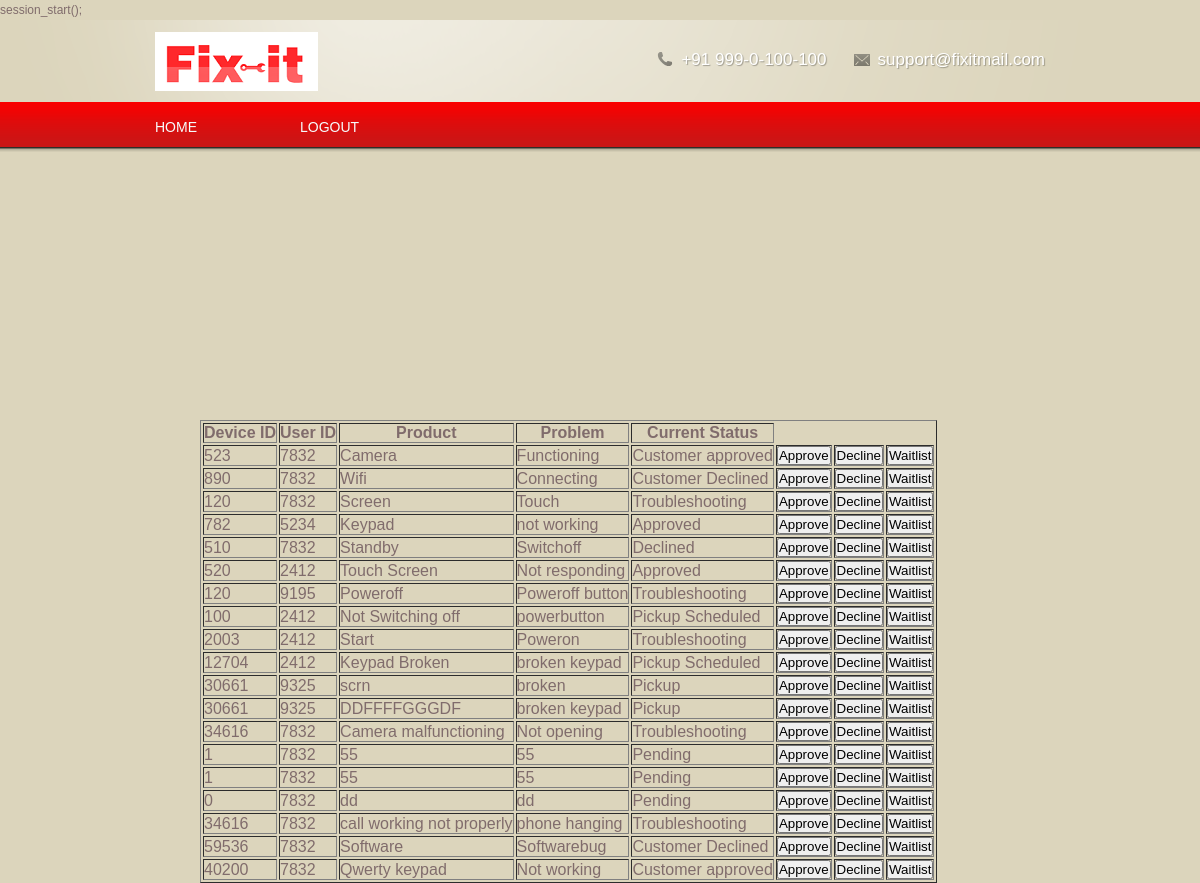
Page /orderlistdb.php on the committed database.
### tables this page shows
CREATE TABLE IF NOT EXISTS `bookorder` (
  `userid` int(8) NOT NULL,
  `devid` int(8) NOT NULL,
  `problemtype` varchar(32) NOT NULL,
  `problem` varchar(32) NOT NULL,
  `problemdes` varchar(64) NOT NULL,
  `value` int(4) NOT NULL,
  `message` longtext NOT NULL,
  `amount` varchar(8) NOT NULL
);

### orderlistdb.php (the view, shortened to what this page needs)
<html>
<head>
  </head>
<body>
<?php
include 'headerlogoutadmin.php';
?>
<?php
$con=mysql_connect("localhost","root","") or die('Could not connect');
$sql1="SELECT * FROM bookorder ";
$result1 = mysql_query($sql1, $con);
?>
<div class="one">
<table border='1' align="center">
<tr>
<th>Device ID</th>
<th>User ID</th>
<th>Product</th>
<th>Problem</th>
<th>Current Status</th>
</tr>
<?php
if (mysql_num_rows($result1) > 0)
{
 while($row = mysql_fetch_assoc($result1))
    {   $devid=$row['devid'];
        echo "<tr>";
        echo "<td>" . $row['devid'] . "</td>";
        echo "<td>" . $row['userid'] . "</td>";
        echo "<td>" . $row['problemtype'] . "</td>";
        echo "<td>" . $row['problem'] . "</td>";
        if( $row['value']==0)
        echo "<td>Pending</td>";
       if( $row['value']==1)
        echo "<td>Approved</td>";
       if( $row['value']==-1)
        echo "<td>Declined</td>";
       if( $row['value']==2)
        echo "<td>Pickup Scheduled</td>";
       if( $row['value']==3)
        echo "<td>Pickup</td>";
       if( $row['value']==4)
        echo "<td>Troubleshooting</td>";
        if( $row['value']==5)
        echo "<td>Customer approved</td>";
        if( $row['value']==11)
        echo "<td>Customer Declined</td>";
        echo "<td>"  ?> <form method=POST> <button class="button" id="approve"  name="approve<?php echo $devid;?>" >Approve </button></form> <?php "</td>";
        echo "<td>"  ?> <form method=POST> <button class="button" id="approve"  name="decline<?php echo $devid;?>" >Decline </button></form> <?php "</td>";
        echo "<td>"  ?> <form method=POST> <button class="button" id="approve"  name="waitlist<?php echo $devid;?>" >Waitlist </button></form> <?php "</td>";
    }
 }
?>
</table>
</div>
  </body>
  </html>

### headerlogoutadmin.php (shortened to what this page needs)
<html>
<head>
	<link rel="stylesheet" href="css/style.css" type="text/css" media="all" />
	<link rel="stylesheet" href="css/flexslider.css" type="text/css" media="all" />
</head>
<body>
session_start();
	<div  id="wrapper">
		<header>
			<div class="shell">
				<h1 id="logo"><a href="homepage.html">Fix-it</a></h1>
				<div class="contact">
					<p class="ico phone-ico"><span></span>+91 999-0-100-100</p>
					<p class="ico mail-ico"><span></span><a href"">support@fixitmail.com</a></p>
				</div>
			</div>
		</header>
		<nav id="navigation">
			<div class="shell">
				<ul>
					<li class="active"><a href="adminhome.php"><span></span>HOME</a></li>
    				<li><a href="logout.php"><span class="bottom-arr"></span>LOGOUT</a></li>
			    </ul>
			</div>
		</nav>
		</div>
</html>

### css/style.css (style rules this page uses)
* { margin: 0; padding: 0; outline: 0; }
body, html { height: 100%; }
body { font-size: 12px; line-height: 20px; font-family: arial, sans-serif; color: #806c6c; background: #dcd5bc; min-width: 890px; }
a { color: #e10b0b; text-decoration: none; cursor: pointer; }
article, aside, details, footer, header, menu, nav, section { display: block; }
.shell { width: 890px; margin: 0 auto; }
header { background: url(images/header.png) no-repeat center 0; height: 82px; }
header .shell { position: relative; z-index: 40; }
#logo { width: 163px; position: absolute; top: 12px; left: 0; font-size: 0; line-height: 0; }
#logo a { height: 59px; display: block; background: url(images/logo.png) no-repeat 0 0; text-indent: -4000px; }
.contact { float: right; padding-top: 30px; }
.contact p { float: left; padding-left: 24px; position: relative; font-size: 17px; color: #fff; text-shadow: rgba(0,0,0,0.3) 1px 1px 1px; }
.contact p a { color: #fff; }
.contact p.phone-ico { padding-right: 27px; }
.contact p.ico span { background: url(images/ico.png) no-repeat 0 0; width: 16px; height: 15px; display: block; position: absolute; top: 2px; left: 0; }
.contact p.phone-ico span { background-position: 0 bottom; }
#navigation { background: url(images/navigation.png) repeat-x 0 0; height: 50px; line-height: 50px; font-size: 14px; position: relative; z-index: 20; }
#navigation ul { list-style: none; list-style-position: outside; }
#navigation ul li { float: left; padding-right: 103px; }
#navigation ul li.last { padding-right: 0; }
#navigation ul li a { color: #f7fbfc; position: relative; float: left; }
html, body { height: 100%; }
#wrapper { min-height: 100%; height: auto !important; height: 100%; margin: 0 auto -49px; }
.one { margin-left: 200px; margin-top: -400px; }

### rows in the picture
bookorder: devid "523", userid "7832", problemtype "Camera", problem "Functioning", value "Customer approved"
bookorder: devid "890", userid "7832", problemtype "Wifi", problem "Connecting", value "Customer Declined"
bookorder: devid "120", userid "7832", problemtype "Screen", problem "Touch", value "Troubleshooting"
bookorder: devid "782", userid "5234", problemtype "Keypad", problem "not working", value "Approved"
bookorder: devid "510", userid "7832", problemtype "Standby", problem "Switchoff", value "Declined"
bookorder: devid "520", userid "2412", problemtype "Touch Screen", problem "Not responding", value "Approved"
bookorder: devid "120", userid "9195", problemtype "Poweroff", problem "Poweroff button", value "Troubleshooting"
bookorder: devid "100", userid "2412", problemtype "Not Switching off", problem "powerbutton", value "Pickup Scheduled"
bookorder: devid "2003", userid "2412", problemtype "Start", problem "Poweron", value "Troubleshooting"
bookorder: devid "12704", userid "2412", problemtype "Keypad Broken", problem "broken keypad", value "Pickup Scheduled"
bookorder: devid "30661", userid "9325", problemtype "scrn", problem "broken", value "Pickup"
bookorder: devid "30661", userid "9325", problemtype "DDFFFFGGGDF", problem "broken keypad", value "Pickup"
bookorder: devid "34616", userid "7832", problemtype "Camera malfunctioning", problem "Not opening", value "Troubleshooting"
bookorder: devid "1", userid "7832", problemtype "55", problem "55", value "Pending"
bookorder: devid "1", userid "7832", problemtype "55", problem "55", value "Pending"
bookorder: devid "0", userid "7832", problemtype "dd", problem "dd", value "Pending"
bookorder: devid "34616", userid "7832", problemtype "call working not properly", problem "phone hanging", value "Troubleshooting"
bookorder: devid "59536", userid "7832", problemtype "Software", problem "Softwarebug", value "Customer Declined"
bookorder: devid "40200", userid "7832", problemtype "Qwerty keypad", problem "Not working", value "Customer approved"
